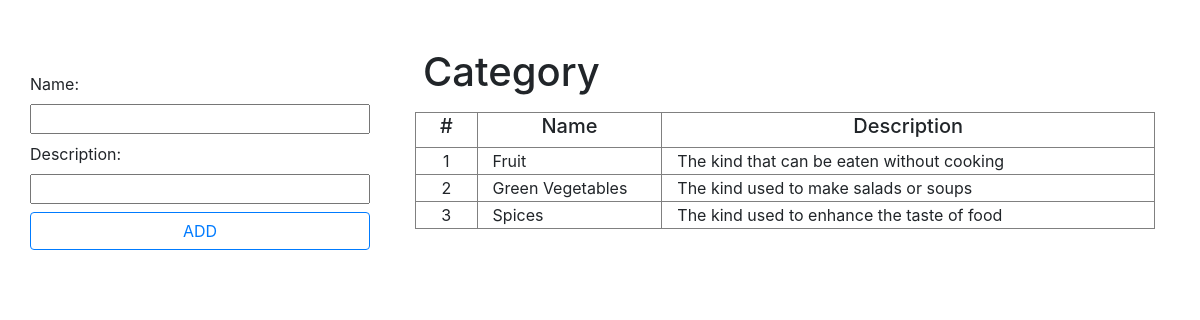
Page /category/index.php (signed in) on the committed database.
### tables this page shows
CREATE TABLE `category` (
  `CategoryID` int(10) NOT NULL,
  `Name` varchar(30) NOT NULL,
  `Description` varchar(50) DEFAULT NULL
);

### connection.php (called while the page is built, shortened)
<?php
	Class Connection{
		public $link;
		private function dbConnect(){
			$this->link = new mysqli("localhost", "root", "", "market");
			return $this->link;
		}
		public function select($query){
			$select = $this->link->query($query) or die($this->link->error.__LINE__);
			if($select->num_rows > 0)
				return $select;
			else
				return false;
		}
	}
?>

### class/category.php (called while the page is built, shortened)
<?php
	Class Category{
		public $db;
		public function __construct(){
			$this->db = new Connection();
		}
		public function getAll(){
			$query = "SELECT * FROM category";
			$result = $this->db->select($query);
			if($result != false)
				return $result;
			else
				return false;
		}
	}
?>

### category/index.php (the view, shortened to what this page needs)
<?php
	include "../class/category.php";
	include "../class/customer.php";
	include "../connection.php";
?>
<!DOCTYPE html>
<html lang="en">
<head>
	<link rel="stylesheet" type="text/css" href="../css/bootstrap.css">
</head>
<body>
	<div id="wrap" class="container-fluid">
		<div id="main" class="row pt-5">
			<div class="col-lg-4 col-xl-4">
				<form id="add-new" class="col-lg-4 col-xl-4" method="post" action="add.php">
					<div class="mb-2 col-lg-12 col-xl-12">
						<label class="row" for="cate-name">Name: </label>
						<input class="row col-lg-12 col-xl-12" type="text" name="cate-name">
					</div>
					<div class="mb-2 col-lg-12 col-xl-12">
						<label class="row" for="description">Description: </label>
						<input class="row col-lg-12 col-xl-12" type="text" name="description">
					</div>
					<div class="mb-2 col-lg-12 col-xl-12">
						<button class="row btn btn-outline-primary btn-block">ADD</button>
					</div>
				</form>
			</div>
			<div id="content" class="col-lg-8 col-xl-8">
				<div class="row col-lg-12 col-xl-12">
					<h1 class="ml-2">Category</h1>
				</div>
				<div id="list" class="row col-lg-12 col-xl-12">
					<table border="1" class="col-lg-12 col-xl-12">
						<tr id='title'>
							<td class="col-lg-1 col-xl-1"><h5>#</h5></td>
							<td class="col-lg-3 col-xl-3"><h5>Name</h5></td>
							<td class="col-lg-8 col-xl-8"><h5>Description</h5></td>
						</tr>
						<?php
							$stt = 0;
							$cate = new Category();
							$cateList = $cate->getAll();
							while($values = mysqli_fetch_array($cateList)){
								$name = $values['Name'];
								$des = $values['Description'];
								$stt++;
								echo 	"<tr>";
								echo 		"<td id='stt' class='col-lg-1 col-xl-1'>$stt</td>";
								echo 		"<td class='col-lg-3 col-xl-3'>$name</td>";
								echo 		"<td class='col-lg-8 col-xl-8'>$des</td>";
								echo 	"</tr>";
							}
						?>
					</table>
				</div>
			</div>
		</div>
	</div>
</body>
</html>

### category/index.php (style rules this page uses)
#add-new { position: fixed; margin-top: 2%; }
#list { margin-top: 1%; }
#title, #stt { text-align: center; }

### rows in the picture
category: Name "Fruit", Description "The kind that can be eaten without cooking"
category: Name "Green Vegetables", Description "The kind used to make salads or soups"
category: Name "Spices", Description "The kind used to enhance the taste of food"
